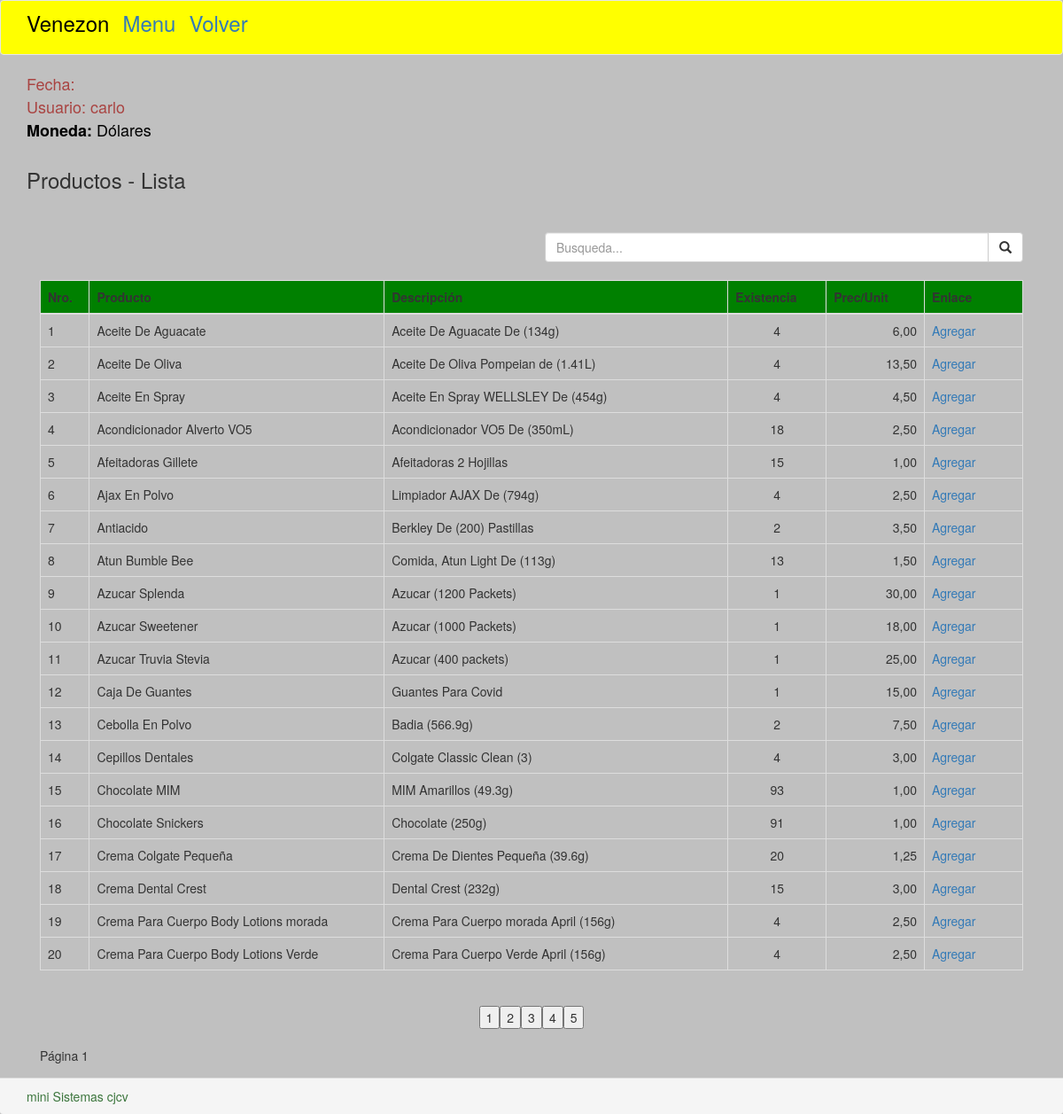
Screenshot of /buscar_productos_proveed.php (signed in) with the database file from the repository.
### tables this page shows
CREATE TABLE `tab_productos` (
  `id_producto` int(8) NOT NULL AUTO_INCREMENT,
  `cod_producto_1` int(11) DEFAULT NULL,
  `cod_producto_2` varchar(15) DEFAULT NULL,
  `producto` varchar(100) DEFAULT NULL,
  `descripcion` varchar(250) DEFAULT NULL,
  `precio_compra` double(15,3) DEFAULT '0.000',
  `precio_final` double(15,3) DEFAULT '0.000',
  `ganancia` double(15,3) DEFAULT '0.000',
  `cantidad_producto` int(11) DEFAULT '0',
  `cantidad_venta` int(11) DEFAULT '0',
  `cantidad_existencia` int(11) DEFAULT '0',
  `facturas` varchar(2) DEFAULT 'no',
  `fecha_reg` date DEFAULT NULL,
  `hora_reg` varchar(20) DEFAULT NULL,
  `id_usuario` int(11) DEFAULT '0',
  PRIMARY KEY (`id_producto`)
);

### buscar_productos_proveed.php (the view, shortened to what this page needs)
<?php
require_once('coneccion/conexion.php');
$nro=0;
?>
<!DOCTYPE html>
<html>
<head>
<link rel="stylesheet" type="text/css" href="bootstrap/css/bootstrap.min.css">
</head>
<body class="body1">
<nav class="navbar navbar-default">
  <div class="container">
    <div class="navbar-header">
      <p class="navbar-brand"><span class="menu2">Venezon</span></p>
      <p class="navbar-brand"><span class="menu2"><a href="panel.php">Menu</a></span></p>
      <p class="navbar-brand"><span class="menu2"><a href="crear_proveed_factura.php">Volver</a></span></p>
    </div>
  </div>
</nav>
<div class="container">
   <p class="usuario3">
   	<span class="encab">
   	<span class="text-danger">
	Fecha: <?php echo $_SESSION['fecha']; ?>
	<br/>
	Usuario: <?php echo $_SESSION['usuario']; ?>
	</span>
	<br/>
	<b>Moneda:</b> <?php echo $_SESSION['moneda_base']; ?>
	</span>
  </p>
  <div class="row">
    <div class="col-md-12">
      <h3>Productos - Lista</h3>
    </div>
  </div>
  <div class="row">
    <div class="col-md-12">
<div class="panel-body">
<?php
	$search_keyword = '';
	$sql = 'SELECT * FROM tab_productos WHERE (producto LIKE :keyword OR descripcion LIKE :keyword OR cod_producto_2 LIKE :keyword OR cantidad_existencia LIKE :keyword OR precio_compra LIKE :keyword ) ORDER BY producto ASC';
	$per_page_html = '';
	$page = 1;
	$start=0;
	$limit=" limit " . $start . "," . NRO_REGISTROS;
	$pagination_statement = $pdo_conn->prepare($sql);
	$pagination_statement->bindValue(':keyword', '%' . $search_keyword . '%', PDO::PARAM_STR);
	$pagination_statement->execute();
	$row_count = $pagination_statement->rowCount();
	if(!empty($row_count)){
		$per_page_html .= "<div style='text-align:center;margin:20px 0px;'>";
		$page_count=ceil($row_count/NRO_REGISTROS);
		if($page_count>1) {
			for($i=1;$i<=$page_count;$i++){
				if($i==$page){
					$per_page_html .= '<input type="submit" name="page" value="' . $i . '" class="btn-page current" />';
				} else {
					$per_page_html .= '<input type="submit" name="page" value="' . $i . '" class="btn-page" />';
				}
			}
		}
		$per_page_html .= "</div>";
	}
	$query = $sql.$limit;
	$pdo_statement = $pdo_conn->prepare($query);
	$pdo_statement->bindValue(':keyword', '%' . $search_keyword . '%', PDO::PARAM_STR);
	$pdo_statement->execute();
	$resultados = $pdo_statement->fetchAll();
?>
<form name='frmSearch' action='' method='post'>
<div style='text-align:right;margin:20px 0px;'>
<div class="row"><div class="col-lg-6"></div>
  <div class="col-lg-6">
    <div class="input-group">
      <input type="text" class="form-control" placeholder="Busqueda..."  name='search[keyword]' value="<?php echo $search_keyword; ?>" id='keyword' maxlength='30'>
      <span class="input-group-btn">
        <button class="btn btn-default" type="button"><span class="glyphicon glyphicon-search"></span></button>
      </span>
    </div>
  </div>
</div>
</div>
<div class="table-responsive">
<table class="table table-bordered table-hover">
  <thead>
	<tr class='th_color'>
	  <th class='table-header' width='5%'>Nro.</th>
    <th class='table-header' width='30%'>Producto</th>
	  <th class='table-header' width='35%'>Descripción</th>
    <th class='table-header' width='10%'>Existencia</th>
	  <th class='table-header' width='10%'>Prec/Unit</th>
	  <th class='table-header' width='10%'>Enlace</th>
	</tr>
  </thead>
  <tbody id='table-body'>
	<?php
	if(!empty($resultados)) {
		foreach($resultados as $row) {
	?>
	  <tr class='table-row'>
    <td>
      <?php
        $nro=$nro+1;
        echo $nro;
      ?>
    </td>
		<td><?php echo $row['producto']; ?></td>
		<td><?php echo $row['descripcion']; ?></td>
   	<td><div class="monto2"><?php echo $row['cantidad_existencia']; ?></div></td>
		<td><div class="monto"><?php echo number_format($row['precio_compra'],2,',','.'); ?></div></td>
		<td><a href="crear_proveed_factura.php?id_producto=<?php echo $row['id_producto']?>&producto=<?php echo $row['producto']?>&descripcion=<?php echo $row['descripcion']?>&precio_final=<?php echo $row['precio_compra']?>&existencia_proveed=<?php echo $row['cantidad_existencia']?> ">Agregar</a></td>
	  </tr>
    <?php
		}
	}
	?>
  </tbody>
</table>
</div>
<?php echo $per_page_html; ?>
</form>
Página <?php echo $page; ?>
</div>
</div>
  </div>
</div>
<div class="panel-footer">
  <div class="container">
   	<?php
  	require("mini.php");
	?>
  </div>
</div>
</body>
</html>

### buscar_productos_proveed.php (style rules this page uses)
.usuario3 { color:black; font-size:16px; }
.monto { text-align:right; }
.monto2 { text-align:center; }
.th_color { background: green; }
.navbar { background: yellow; }
.body1 { background:silver; }
.menu2 { font-size:24px; color:black; }
.encab { font-size:18px; }

### rows the page displays
tab_productos: producto "Aceite De Aguacate", descripcion "Aceite De Aguacate De (134g)", cantidad_existencia "4", precio_compra "6,00"
tab_productos: producto "Aceite De Oliva", descripcion "Aceite De Oliva Pompeian de (1.41L)", cantidad_existencia "4", precio_compra "13,50"
tab_productos: producto "Aceite En Spray", descripcion "Aceite En Spray WELLSLEY De (454g)", cantidad_existencia "4", precio_compra "4,50"
tab_productos: producto "Acondicionador Alverto VO5", descripcion "Acondicionador VO5 De (350mL)", cantidad_existencia "18", precio_compra "2,50"
tab_productos: producto "Afeitadoras Gillete", descripcion "Afeitadoras 2 Hojillas", cantidad_existencia "15", precio_compra "1,00"
tab_productos: producto "Ajax En Polvo", descripcion "Limpiador AJAX De (794g)", cantidad_existencia "4", precio_compra "2,50"
tab_productos: producto "Antiacido", descripcion "Berkley De (200) Pastillas", cantidad_existencia "2", precio_compra "3,50"
tab_productos: producto "Atun Bumble Bee", descripcion "Comida, Atun Light De (113g)", cantidad_existencia "13", precio_compra "1,50"
tab_productos: producto "Azucar Splenda", descripcion "Azucar (1200 Packets)", cantidad_existencia "1", precio_compra "30,00"
tab_productos: producto "Azucar Sweetener", descripcion "Azucar (1000 Packets)", cantidad_existencia "1", precio_compra "18,00"
tab_productos: producto "Azucar Truvia Stevia", descripcion "Azucar (400 packets)", cantidad_existencia "1", precio_compra "25,00"
tab_productos: producto "Caja De Guantes", descripcion "Guantes Para Covid", cantidad_existencia "1", precio_compra "15,00"
tab_productos: producto "Cebolla En Polvo", descripcion "Badia (566.9g)", cantidad_existencia "2", precio_compra "7,50"
tab_productos: producto "Cepillos Dentales", descripcion "Colgate Classic Clean (3)", cantidad_existencia "4", precio_compra "3,00"
tab_productos: producto "Chocolate MIM", descripcion "MIM Amarillos (49.3g)", cantidad_existencia "93", precio_compra "1,00"
tab_productos: producto "Chocolate Snickers", descripcion "Chocolate (250g)", cantidad_existencia "91", precio_compra "1,00"
tab_productos: producto "Crema Colgate Pequeña", descripcion "Crema De Dientes Pequeña (39.6g)", cantidad_existencia "20", precio_compra "1,25"
tab_productos: producto "Crema Dental Crest", descripcion "Dental Crest (232g)", cantidad_existencia "15", precio_compra "3,00"
tab_productos: producto "Crema Para Cuerpo Body Lotions morada", descripcion "Crema Para Cuerpo morada April (156g)", cantidad_existencia "4", precio_compra "2,50"
tab_productos: producto "Crema Para Cuerpo Body Lotions Verde", descripcion "Crema Para Cuerpo Verde April (156g)", cantidad_existencia "4", precio_compra "2,50"

### other values shown
$_SESSION['usuario'] "carlo"
$_SESSION['moneda_base'] "Dólares"
$page "1"
